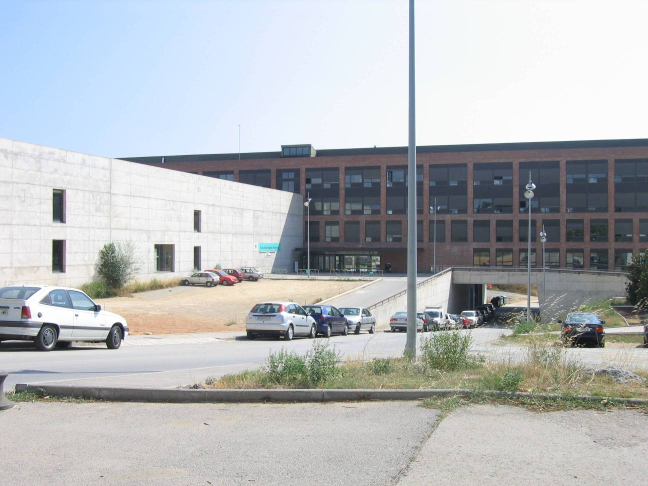
%> input picture imgs/ee01.jpg, 1296 x 972 px (shown at 1/2 size)
$ octave lab3.m   (GNU Octave 9; MATLAB toolbox functions it lacks are replaced by stand-ins)
%> lines starting %> are read from the running program, lines starting %| are printed output that depends on the picture
close all
im1 = imread("imgs/ee01.jpg");
%> im1 is the input picture: size 972x1296x3 uint8; mean R, G, B 180.3, 183.7, 186.2
im2 = imread("imgs/ee02.jpg");
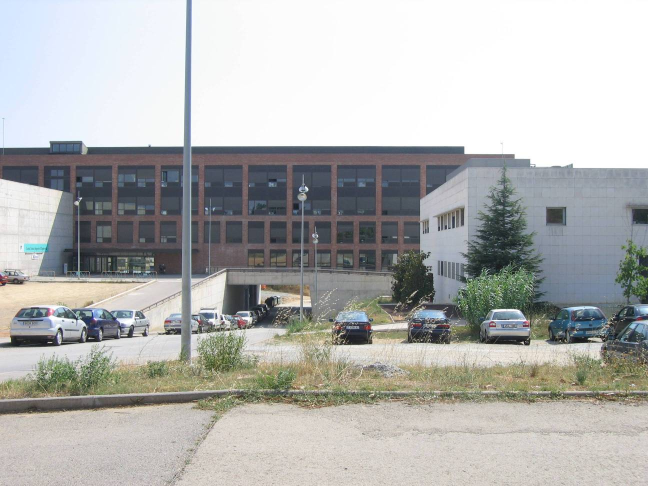
%> input picture imgs/ee02.jpg, 1296 x 972 px (shown at 1/2 size)
%> im2 is the input picture: size 972x1296x3 uint8; mean R, G, B 177.4, 178.2, 176.4
im3 = imread("imgs/ee03.jpg");
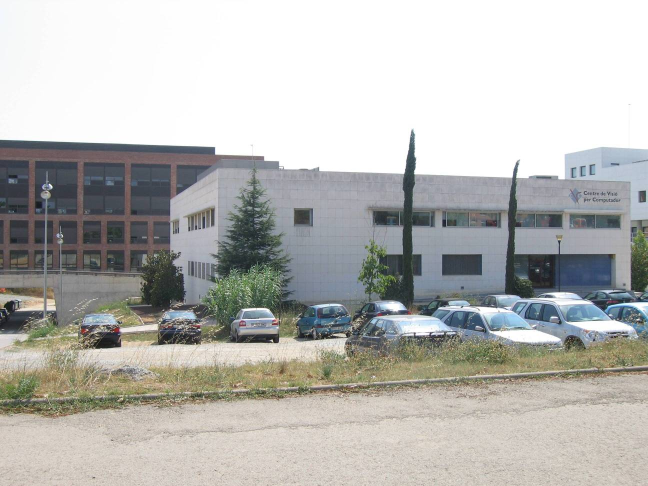
%> input picture imgs/ee03.jpg, 1296 x 972 px (shown at 1/2 size)
%> im3 is the input picture: size 972x1296x3 uint8; mean R, G, B 183.2, 183, 179.9

%falta refer 23 ginput

figure(1),imshow(im1);
x1=[519;607;1075;1138];
y1=[487;391;572;628]
axis on
hold on;
% Plot cross at row 100, column 50
plot(x1,y1, 'r+', 'MarkerSize', 30, 'LineWidth', 2);
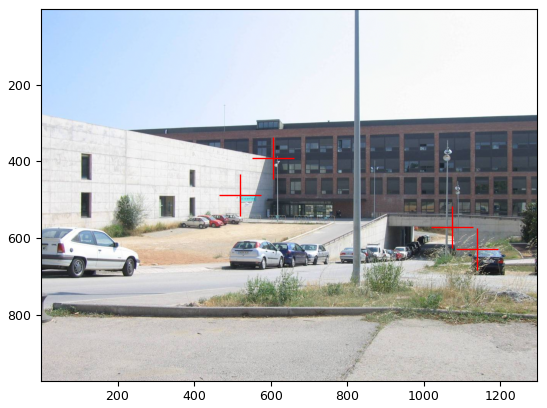
%> figure redrawn from the program's plot data


figure(2),imshow(im2);
x2=[50;148;619;678];
y2=[488;387;569;624];
axis on
hold on;
% Plot cross
plot(x2,y2, 'r+', 'MarkerSize', 30, 'LineWidth', 2);
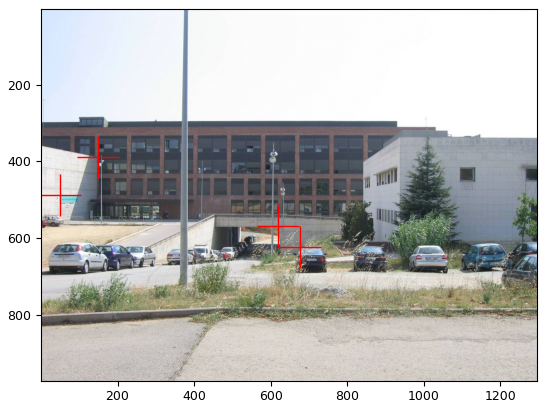
%> figure redrawn from the program's plot data

figure(22),imshow(im2);
x22=[929;680;1041;1094];
y22=[294;627;624;414];
axis on
hold on;
% Plot cross
plot(x22,y22, 'r+', 'MarkerSize', 30, 'LineWidth', 2);

figure(33),imshow(im3);
x3=[431;173;538;589];
y3=[294;632;621;417];
axis on
hold on;
% Plot cross
plot(x3,y3, 'r+', 'MarkerSize', 30, 'LineWidth', 2);
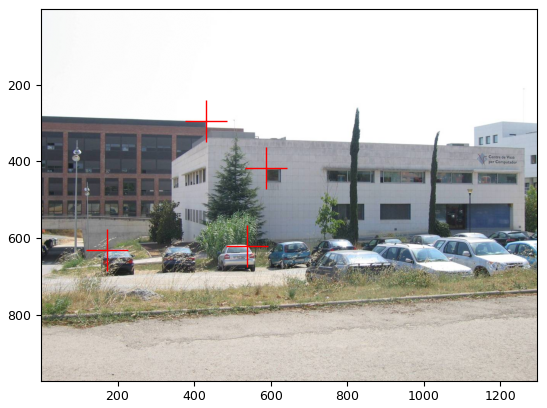
%> figure redrawn from the program's plot data

%DLT

M=[];
for i=1:4
M = [ M ;
x1(i) y1(i) 1 0 0 0 -x2(i)*x1(i) -x2(i)*y1(i) -x2(i);
0 0 0 x1(i) y1(i) 1 -y2(i)*x1(i) -y2(i)*y1(i) -y2(i)];
end

M2=[];
for i=1:4
M2 = [ M2 ;
x22(i) y22(i) 1 0 0 0 -x3(i)*x22(i) -x3(i)*y22(i) -x3(i);
0 0 0 x22(i) y22(i) 1 -y3(i)*x22(i) -y3(i)*y22(i) -y3(i)];
end

[u,s,v] = svd( M );
H = reshape( v(:,end), 3, 3 )';
H = H / H(3,3);
H12 = H;
H21 = inv(H12);

[u2,s2,v2] = svd( M2 );
H2 = reshape( v2(:,end), 3, 3 )';
H2 = H2 / H2(3,3);
H23 = H2;
H32 = inv(H23);


%Matrius H12,H21,H23,H32 done

%get points
p1= [1 1 1; size(im1,2) 1 1; 1 size(im1,1) 1; size(im1,2) size(im1,1) 1]';
%> p1 = [1 1296 1 1296; 1 1 972 972; 1 1 1 1]
p2 = H12 * p1;
pr = p2./p2(3,:)


b = 1;
while(b ~= 3)
figure(22)
%> (the run ends here)
